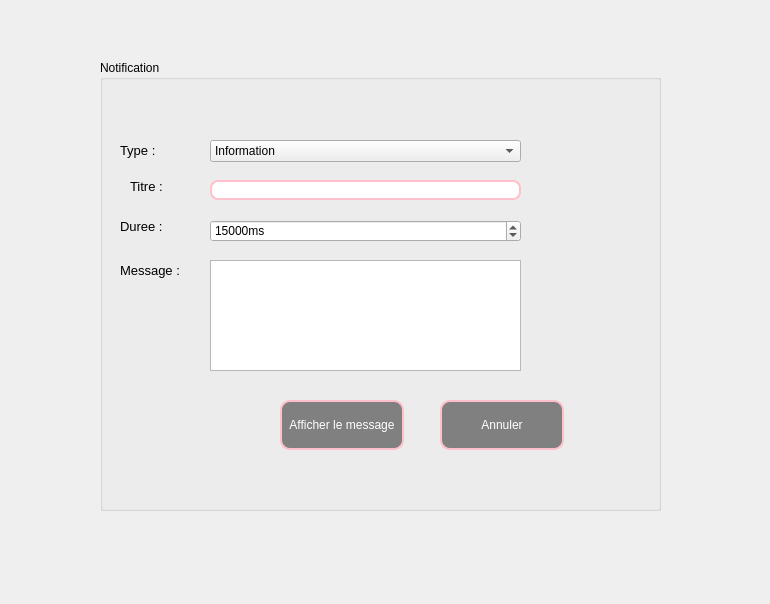
<?xml version="1.0" encoding="UTF-8"?>
<ui version="4.0">
 <class>notification</class>
 <widget class="QDialog" name="notification">
  <property name="geometry">
   <rect>
    <x>0</x>
    <y>0</y>
    <width>770</width>
    <height>604</height>
   </rect>
  </property>
  <property name="windowTitle">
   <string>Dialog</string>
  </property>
  <widget class="QGroupBox" name="groupBox_2">
   <property name="geometry">
    <rect>
     <x>100</x>
     <y>60</y>
     <width>561</width>
     <height>451</height>
    </rect>
   </property>
   <property name="cursor">
    <cursorShape>ArrowCursor</cursorShape>
   </property>
   <property name="styleSheet">
    <string notr="true">#MyLoginForm {
background: red;
}

#mainFrame {
border: 3px solid red;
border-radius: 40px;
background: white;
}
QLineEdit {
padding: 1px;
border-style: solid;
border: 2px solid pink;
border-radius: 8px;
}

QPushButton {
color: white;
  background: gray;

border-width: 2px;
border-color: pink;
border-style: solid;
border-radius: 10;
padding: 3px;
font-size: 12px;
padding-left: 5px;
padding-right: 5px;
min-width: 110px;
max-width: 110px;
min-height: 40px;
max-height: 40px;
}
QLabel {
font-weight: bpi,k;
font-size: 13px;
}
QPushButton:hover { background-color: #d49dc8; }
</string>
   </property>
   <property name="title">
    <string>Notification</string>
   </property>
   <widget class="QLabel" name="label_3">
    <property name="geometry">
     <rect>
      <x>20</x>
      <y>200</y>
      <width>61</width>
      <height>21</height>
     </rect>
    </property>
    <property name="text">
     <string>Message : </string>
    </property>
   </widget>
   <widget class="QLineEdit" name="lineEdit">
    <property name="geometry">
     <rect>
      <x>110</x>
      <y>120</y>
      <width>311</width>
      <height>20</height>
     </rect>
    </property>
   </widget>
   <widget class="QLabel" name="label">
    <property name="geometry">
     <rect>
      <x>30</x>
      <y>120</y>
      <width>47</width>
      <height>13</height>
     </rect>
    </property>
    <property name="text">
     <string>Titre : </string>
    </property>
   </widget>
   <widget class="QComboBox" name="comboBox">
    <property name="geometry">
     <rect>
      <x>110</x>
      <y>80</y>
      <width>311</width>
      <height>22</height>
     </rect>
    </property>
    <item>
     <property name="text">
      <string>Information</string>
     </property>
    </item>
    <item>
     <property name="text">
      <string>Attention</string>
     </property>
    </item>
    <item>
     <property name="text">
      <string>Erreur</string>
     </property>
    </item>
   </widget>
   <widget class="QLabel" name="label_2">
    <property name="geometry">
     <rect>
      <x>20</x>
      <y>160</y>
      <width>47</width>
      <height>13</height>
     </rect>
    </property>
    <property name="text">
     <string>Duree : </string>
    </property>
   </widget>
   <widget class="QSpinBox" name="spinBox">
    <property name="geometry">
     <rect>
      <x>110</x>
      <y>160</y>
      <width>311</width>
      <height>22</height>
     </rect>
    </property>
    <property name="suffix">
     <string>ms</string>
    </property>
    <property name="maximum">
     <number>150000</number>
    </property>
    <property name="value">
     <number>15000</number>
    </property>
   </widget>
   <widget class="QTextEdit" name="textEdit">
    <property name="geometry">
     <rect>
      <x>110</x>
      <y>200</y>
      <width>311</width>
      <height>111</height>
     </rect>
    </property>
   </widget>
   <widget class="QPushButton" name="pushButton_3">
    <property name="geometry">
     <rect>
      <x>180</x>
      <y>340</y>
      <width>124</width>
      <height>50</height>
     </rect>
    </property>
    <property name="text">
     <string>Afficher le message</string>
    </property>
   </widget>
   <widget class="QLabel" name="label_4">
    <property name="geometry">
     <rect>
      <x>20</x>
      <y>80</y>
      <width>61</width>
      <height>21</height>
     </rect>
    </property>
    <property name="text">
     <string>Type : </string>
    </property>
   </widget>
   <widget class="QPushButton" name="pushButton">
    <property name="geometry">
     <rect>
      <x>340</x>
      <y>340</y>
      <width>124</width>
      <height>50</height>
     </rect>
    </property>
    <property name="text">
     <string>Annuler</string>
    </property>
   </widget>
  </widget>
 </widget>
 <resources/>
 <connections>
  <connection>
   <sender>pushButton</sender>
   <signal>clicked()</signal>
   <receiver>notification</receiver>
   <slot>reject()</slot>
   <hints>
    <hint type="sourcelabel">
     <x>521</x>
     <y>415</y>
    </hint>
    <hint type="destinationlabel">
     <x>714</x>
     <y>429</y>
    </hint>
   </hints>
  </connection>
 </connections>
</ui>
